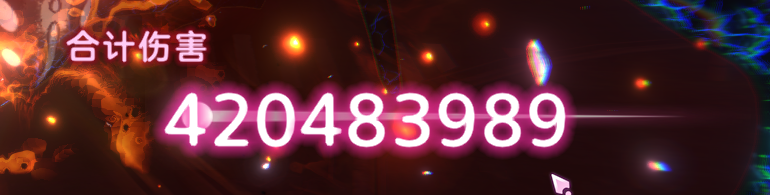
#> input picture tests/fixtures/damage_events/total-351.png, 770 x 195 px
$ python -i visibility.py   (imports and definitions only)
#> lines starting #> are read from the running program, lines starting #| are printed output that depends on the picture; pictures that were not available may be replaced by others from this repository, and a replacement may not be noted
"""Fixed HUD landmarks; visibility is independent of numeric recognition.

Reference crops are from the user's 2048 x 1152 CN client session 20261007-220819.
Only tiny, normalized HUD regions are examined. Scores in the uncertain band
hold the event open instead of pretending an OCR failure is a disappearance.
"""
from pathlib import Path

import cv2
import numpy as np
from PIL import Image

TOTAL_ROI = (1220, 470, 1990, 665)
SEARCH_ROI = (900, 400, 2048, 800)
BUTTON_ROI = (1765, 910, 1980, 990)
DIGITS_ROI = (150, 60, 760, 185)  # relative to TOTAL_ROI


def viewport_box(box, size):
    width, height = size
    scale = min(width / 2048, height / 1152)
    ox, oy = (width - 2048 * scale) / 2, (height - 1152 * scale) / 2
    return tuple(round(v * scale + (ox if i % 2 == 0 else oy))
                 for i, v in enumerate(box))


def normalize(rgb, box):
    return cv2.resize(rgb, (box[2] - box[0], box[3] - box[1]),
                      interpolation=cv2.INTER_LINEAR)


class HudVisibility:
    def __init__(self):
        root = Path(__file__).with_name('visual_refs')
        self.refs = {}
        self.scaled_total = []
        self.pose = (320., 70., 1.)
        self.last_search = 0.
        for name, filename in [('total', 'total-label.png'), ('button', 'action-button.png')]:
            with Image.open(root / filename) as image:
                rgb = np.array(image.convert('RGB'))
                self.refs[name] = cv2.Canny(rgb, 80, 160)
                if name == 'total':
                    self.scaled_total = [(scale, cv2.Canny(cv2.resize(rgb, None,
                        fx=scale, fy=scale, interpolation=cv2.INTER_LINEAR), 80, 160))
                        for scale in (.65, .8, 1., 1.2, 1.5)]

    def check(self, rgb, name):
        region = rgb[10:75, 40:250] if name == 'total' else rgb
        edge = cv2.Canny(region, 80, 160)
        score = float(cv2.matchTemplate(edge, self.refs[name], cv2.TM_CCOEFF_NORMED).max())
        # Full-screen flashes/black-outs are not evidence of a new event.
        gray = cv2.cvtColor(rgb, cv2.COLOR_RGB2GRAY)
        flash = float(np.mean(gray > 245)) > .8 or float(np.std(gray)) < 4
        visible = True if score >= .48 else (None if score >= .22 or flash else False)
        return visible, score

    def prepare_total(self, rgb):
        """Locate the label inside a wider HUD band and align the numeric input.

        The old fixed ROI is the initial pose. Reacquire periodically at several
        label sizes, so a layout/scale change does not silently disable all OCR.
        Visibility is still entirely visual, never inferred from OCR success.
        """
        import time
        def aligned(pose):
            x, y, scale = pose
            matrix = np.array([[1/scale, 0, -x/scale], [0, 1/scale, -y/scale]], np.float32)
            return cv2.warpAffine(rgb, matrix, (770, 195))
        canonical = aligned(self.pose)
        visible, score = self.check(canonical, 'total')
        now = time.monotonic()
        if visible is not True and now - self.last_search >= .1:
            self.last_search = now
            edge = cv2.Canny(rgb, 80, 160)
            best = (score, None)
            for scale, template in self.scaled_total:
                _, candidate, _, location = cv2.minMaxLoc(cv2.matchTemplate(
                    edge, template, cv2.TM_CCOEFF_NORMED))
                pose = (location[0]-60*scale, location[1]-22*scale, scale)
                if candidate >= .30:
                    # Recheck after alignment: font rasterization at a smaller
                    # size changes Canny pixels, while normalized text agrees.
                    _, verified = self.check(aligned(pose), 'total')
                    candidate = max(candidate, verified)
                if candidate > best[0]:
                    best = (candidate, pose)
            if best[1] is not None and best[0] >= .48:
                self.pose = best[1]
                canonical = aligned(self.pose)
                visible, score = True, float(best[0])
            elif best[0] >= .22:
                visible, score = None, float(best[0])
        return canonical, visible, score, self.pose

>>> import cv2
>>> picture = cv2.imread('../tests/fixtures/damage_events/total-351.png', cv2.IMREAD_GRAYSCALE)
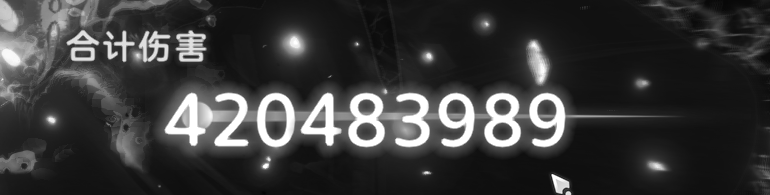
#> picture: shape (195, 770); min 6, max 255, mean 57
>>> result = HudVisibility().prepare_total(picture)
#> in __init__, `self.scaled_total = [(scale, cv2.Canny(cv2.resize(rgb, None, fx=scale,..`: self.scaled_total = 5 items
#> in aligned, `return cv2.warpAffine(rgb, matrix, (770, 195))`:
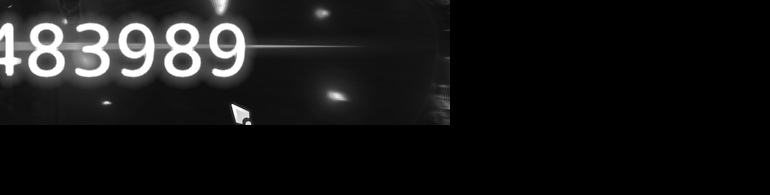
#> returned value: shape (195, 770); min 0, max 255, mean 22.1
#> in check, `region = rgb[10:75, 40:250] if name == 'total' else rgb`:
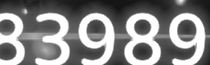
#> region: shape (65, 210); min 19, max 255, mean 132.9
#> in check, `edge = cv2.Canny(region, 80, 160)`:
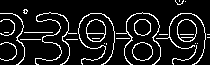
#> edge: shape (65, 210); 10.9% white in thin lines or dots
#> in check, `score = float(cv2.matchTemplate(edge, self.refs[name], cv2.TM_CCOEFF_N..`: score = 0.91
#> (the run stopped early here; a loop or call above may not have finished)
